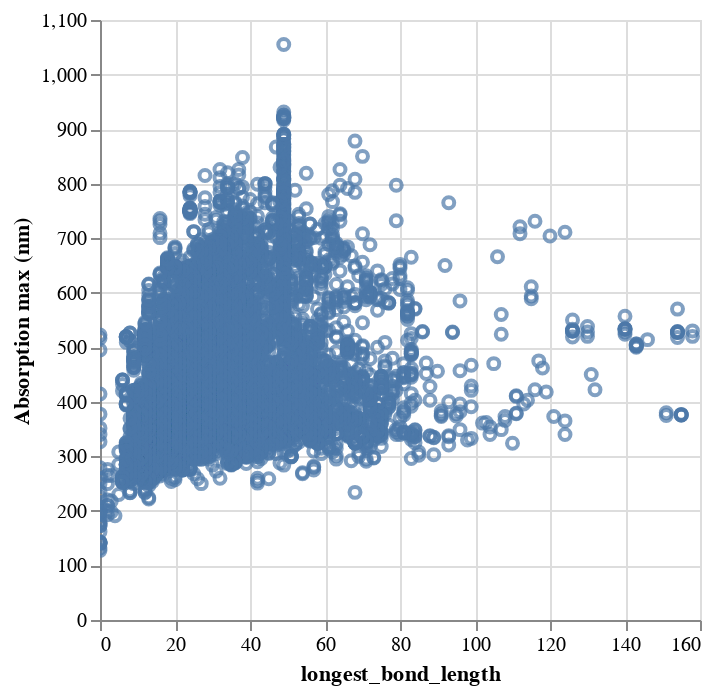

Source (notebook cell):
### Code cell
df.drop("longest_bond_indices").plot.scatter(
    x="longest_bond_length", y="Absorption max (nm)"
)

### Figure 1 — Vega specification as saved in the notebook (floating-point values rounded to 4 significant figures; data arrays with more than 128 entries replaced by an {"elided": "..."} marker saying what was removed)
{"$schema": "https://vega.github.io/schema/vega/v5.json", "data": [{"name": "param_1_store"}, {"name": "source_0", "values": {"elided": "17295 records"}}, {"name": "source_0_x_domain_longest_bond_length", "values": [{"min": 0, "max": 158}]}, {"name": "source_0_y_domain_Absorption max (nm)", "values": [{"min": 127.7, "max": 1055.0}]}], "signals": [{"name": "unit", "value": {}, "on": [{"events": "pointermove", "update": "isTuple(group()) ? group() : unit"}]}, {"name": "param_1", "update": "vlSelectionResolve(\"param_1_store\", \"union\")"}, {"name": "param_1_longest_bond_length", "on": [{"events": [{"source": "view", "type": "dblclick"}], "update": "null"}, {"events": {"signal": "param_1_translate_delta"}, "update": "panLinear(param_1_translate_anchor.extent_x, -param_1_translate_delta.x / width)"}, {"events": {"signal": "param_1_zoom_delta"}, "update": "zoomLinear(domain(\"x\"), param_1_zoom_anchor.x, param_1_zoom_delta)"}]}, {"name": "param_1_Absorption_max__nm_", "on": [{"events": [{"source": "view", "type": "dblclick"}], "update": "null"}, {"events": {"signal": "param_1_translate_delta"}, "update": "panLinear(param_1_translate_anchor.extent_y, param_1_translate_delta.y / height)"}, {"events": {"signal": "param_1_zoom_delta"}, "update": "zoomLinear(domain(\"y\"), param_1_zoom_anchor.y, param_1_zoom_delta)"}]}, {"name": "param_1_tuple", "on": [{"events": [{"signal": "param_1_longest_bond_length || param_1_Absorption_max__nm_"}], "update": "param_1_longest_bond_length && param_1_Absorption_max__nm_ ? {unit: \"\", fields: param_1_tuple_fields, values: [param_1_longest_bond_length,param_1_Absorption_max__nm_]} : null"}]}, {"name": "param_1_tuple_fields", "value": [{"field": "longest_bond_length", "channel": "x", "type": "R"}, {"field": "Absorption max (nm)", "channel": "y", "type": "R"}]}, {"name": "param_1_translate_anchor", "value": {}, "on": [{"events": [{"source": "scope", "type": "pointerdown"}], "update": "{x: x(unit), y: y(unit), extent_x: domain(\"x\"), extent_y: domain(\"y\")}"}]}, {"name": "param_1_translate_delta", "value": {}, "on": [{"events": [{"source": "window", "between": [{"source": "scope", "type": "pointerdown"}, {"source": "window", "type": "pointerup"}], "type": "pointermove", "consume": true}], "update": "{x: param_1_translate_anchor.x - x(unit), y: param_1_translate_anchor.y - y(unit)}"}]}, {"name": "param_1_zoom_anchor", "on": [{"events": [{"source": "scope", "type": "wheel", "consume": true}], "update": "{x: invert(\"x\", x(unit)), y: invert(\"y\", y(unit))}"}]}, {"name": "param_1_zoom_delta", "on": [{"events": [{"source": "scope", "consume": true, "type": "wheel"}], "update": "pow(1.001, event.deltaY * pow(16, event.deltaMode))", "force": true}]}, {"name": "param_1_modify", "on": [{"events": {"signal": "param_1_tuple"}, "update": "modify(\"param_1_store\", param_1_tuple, true)"}]}], "marks": [{"type": "symbol", "name": "marks", "from": {"data": "source_0"}, "encode": {"update": {"opacity": {"value": 0.7}, "fill": {"value": "transparent"}, "x": {"field": "longest_bond_length", "scale": "x"}, "stroke": {"value": "#4c78a8"}, "tooltip": {"signal": "{\"longest_bond_length\": format(datum[\"longest_bond_length\"], \"\"), \"Absorption max (nm)\": format(datum[\"Absorption max (nm)\"], \"\")}"}, "y": {"field": "Absorption max (nm)", "scale": "y"}}}, "style": ["point"], "clip": true, "interactive": true}], "scales": [{"name": "x", "type": "linear", "domain": [{"signal": "(data(\"source_0_x_domain_longest_bond_length\")[0] || {}).min"}, {"signal": "(data(\"source_0_x_domain_longest_bond_length\")[0] || {}).max"}], "range": [0, {"signal": "width"}], "nice": true, "zero": true, "domainRaw": {"signal": "param_1[\"longest_bond_length\"]"}}, {"name": "y", "type": "linear", "domain": [{"signal": "(data(\"source_0_y_domain_Absorption max (nm)\")[0] || {}).min"}, {"signal": "(data(\"source_0_y_domain_Absorption max (nm)\")[0] || {}).max"}], "range": [{"signal": "height"}, 0], "domainRaw": {"signal": "param_1[\"Absorption max (nm)\"]"}, "nice": true, "zero": true}], "axes": [{"scale": "x", "domain": false, "labels": false, "zindex": 0, "aria": false, "ticks": false, "tickCount": {"signal": "ceil(width/40)"}, "minExtent": 0, "gridScale": "y", "grid": true, "maxExtent": 0, "orient": "bottom"}, {"scale": "y", "minExtent": 0, "domain": false, "tickCount": {"signal": "ceil(height/40)"}, "orient": "left", "maxExtent": 0, "aria": false, "zindex": 0, "labels": false, "gridScale": "x", "grid": true, "ticks": false}, {"scale": "x", "grid": false, "title": "longest_bond_length", "tickCount": {"signal": "ceil(width/40)"}, "zindex": 0, "labelOverlap": true, "orient": "bottom", "labelFlush": true}, {"scale": "y", "tickCount": {"signal": "ceil(height/40)"}, "orient": "left", "title": "Absorption max (nm)", "zindex": 0, "grid": false, "labelOverlap": true}], "width": 300, "height": 300, "padding": 5, "style": "cell", "background": "white"}
